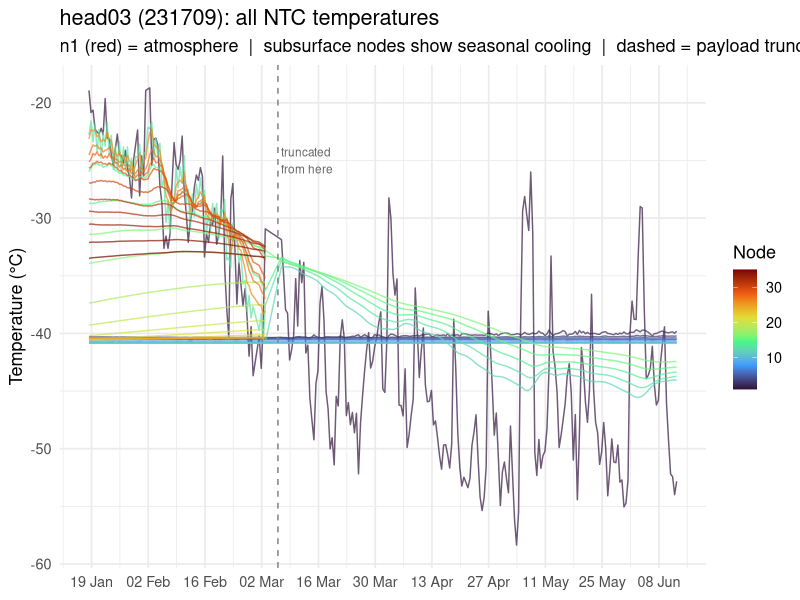
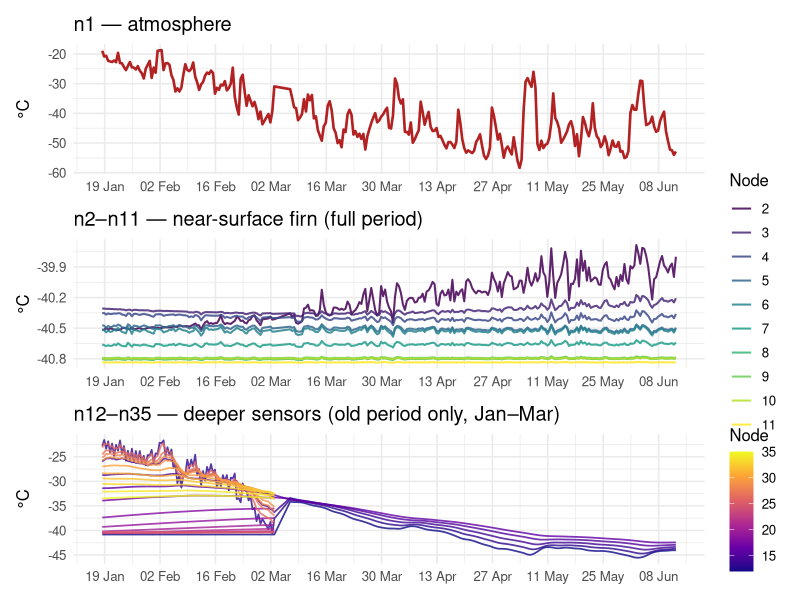
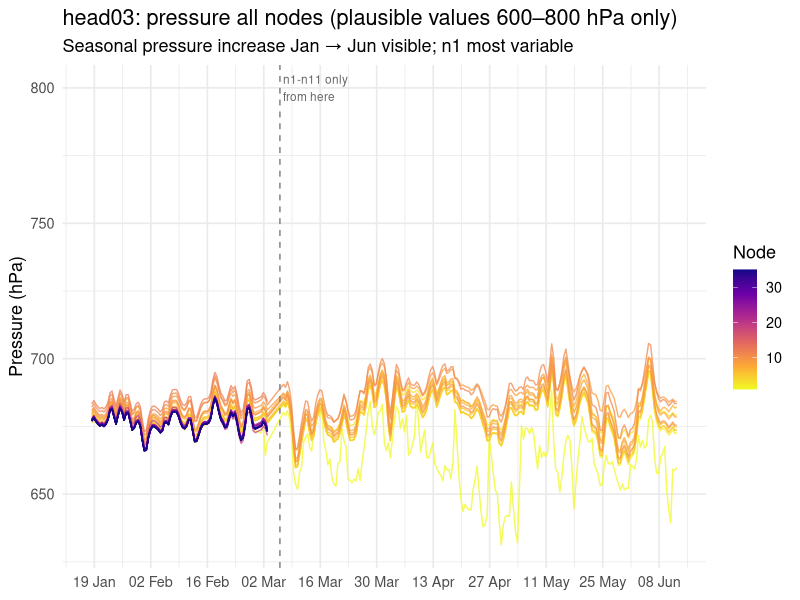
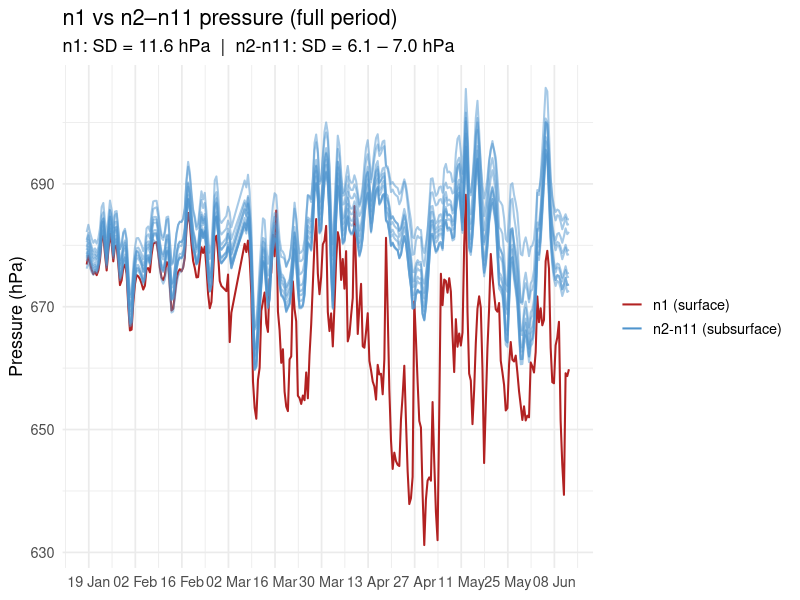
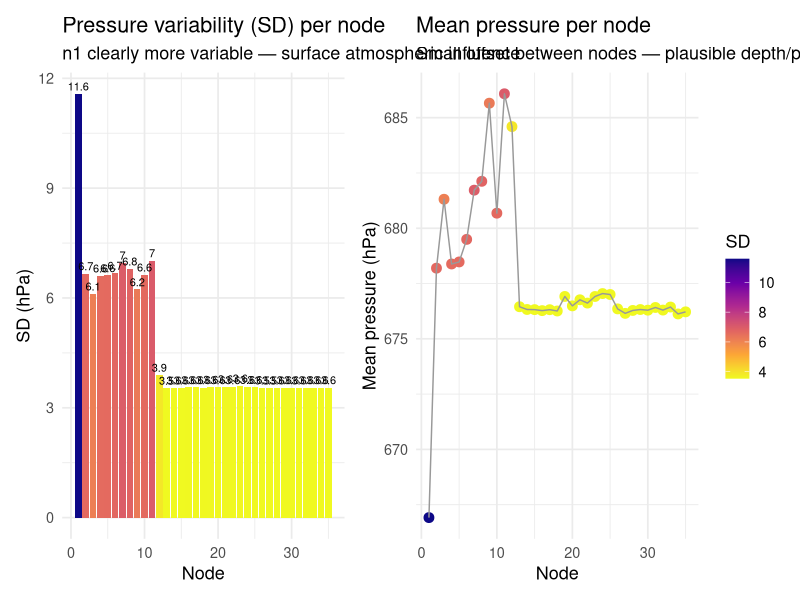
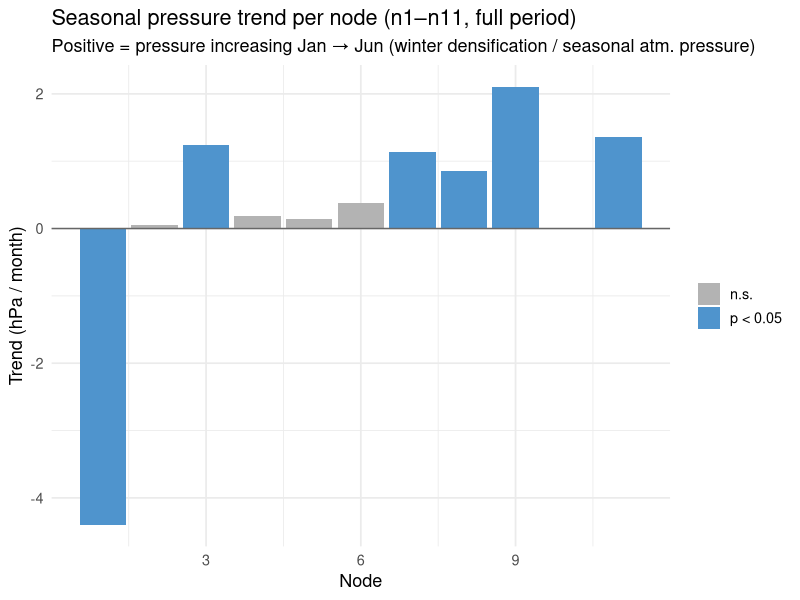
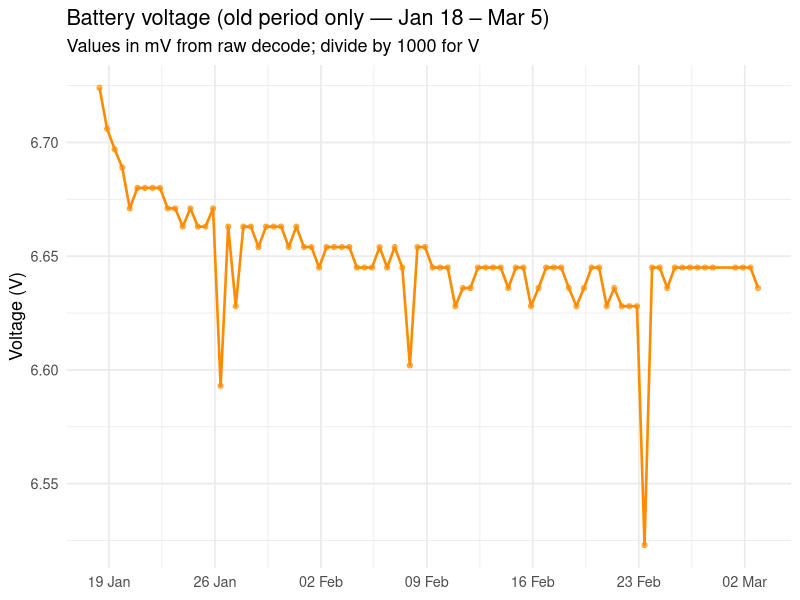

The R source for these figures, in order:
## ---- chunk 1
library(readr)
library(dplyr)
library(tidyr)
library(ggplot2)
library(lubridate)
library(patchwork)

d <- read_csv("./data/decoded_head03_231709_combined.csv", show_col_types = FALSE) |>
  mutate(time_utc = as_datetime(time_utc))

# Payload coverage: old CSV = full 680-hex (all 35 nodes + battery_mv)
#                   new CSV = truncated 256-hex (n1-n11 valid, n12-n15 artefacts, n16-n35 NA)
CUTOFF_FULL <- as_datetime("2026-03-06 00:00:00", tz = "UTC")

d <- d |>
  mutate(
    full_payload = time_utc < CUTOFF_FULL,
    # Mask pressure artefacts: n12-n15 in new period have wrong values (>800 hPa)
    across(matches("^n(1[2-9]|[2-9][0-9])\\.pressure_hPa$"),
           ~ if_else(!full_payload, NA_real_, .x))
  )
## ---- chunk 2
ntc_cols <- grep("\\.ntc1_temp_C$", names(d), value = TRUE)
nodes_present <- as.integer(sub("n(\\d+)\\..*", "\\1",
                                 ntc_cols[sapply(ntc_cols, function(c) !all(is.na(d[[c]])))]))

ntc_long <- d |>
  select(time_utc, full_payload, all_of(ntc_cols)) |>
  pivot_longer(-c(time_utc, full_payload), names_to = "sensor", values_to = "temp_C") |>
  mutate(node = as.integer(sub("n(\\d+)\\..*", "\\1", sensor)),
         layer = case_when(node == 1  ~ "n1 (atmosphere)",
                           node <= 11 ~ "n2-11 (full period)",
                           TRUE       ~ "n12-35 (old period only)"))

ggplot(ntc_long |> filter(!is.na(temp_C), temp_C > -70),
       aes(time_utc, temp_C, colour = node, group = node)) +
  geom_line(linewidth = 0.5, alpha = 0.7) +
  scale_colour_viridis_c(option = "turbo", name = "Node") +
  scale_x_datetime(date_breaks = "2 weeks", date_labels = "%d %b") +
  geom_vline(xintercept = CUTOFF_FULL, linetype = "dashed", colour = "grey50") +
  annotate("text", x = CUTOFF_FULL, y = -25, label = " truncated\n from here",
           hjust = 0, size = 3, colour = "grey40") +
  labs(title = "head03 (231709): all NTC temperatures",
       subtitle = "n1 (red) = atmosphere  |  subsurface nodes show seasonal cooling  |  dashed = payload truncation starts",
       x = NULL, y = "Temperature (°C)") +
  theme_minimal(base_size = 13)
## ---- chunk 3
p_atm <- ggplot(ntc_long |> filter(node == 1, !is.na(temp_C)),
                aes(time_utc, temp_C)) +
  geom_line(colour = "firebrick", linewidth = 0.9) +
  scale_x_datetime(date_breaks = "2 weeks", date_labels = "%d %b") +
  labs(title = "n1 — atmosphere", x = NULL, y = "°C") +
  theme_minimal(base_size = 12)

p_firn <- ggplot(ntc_long |> filter(node > 1, node <= 11, !is.na(temp_C)),
                 aes(time_utc, temp_C, colour = factor(node), group = node)) +
  geom_line(linewidth = 0.7, alpha = 0.85) +
  scale_colour_viridis_d(option = "viridis", name = "Node") +
  scale_x_datetime(date_breaks = "2 weeks", date_labels = "%d %b") +
  labs(title = "n2–n11 — near-surface firn (full period)", x = NULL, y = "°C") +
  theme_minimal(base_size = 12)

p_deep <- ggplot(ntc_long |> filter(node > 11, !is.na(temp_C), temp_C > -70),
                 aes(time_utc, temp_C, colour = node, group = node)) +
  geom_line(linewidth = 0.6, alpha = 0.8) +
  scale_colour_viridis_c(option = "plasma", name = "Node") +
  scale_x_datetime(date_breaks = "2 weeks", date_labels = "%d %b") +
  labs(title = "n12–n35 — deeper sensors (old period only, Jan–Mar)",
       x = NULL, y = "°C") +
  theme_minimal(base_size = 12)

p_atm / p_firn / p_deep
## ---- chunk 4
p_cols <- grep("\\.pressure_hPa$", names(d), value = TRUE)

# Build long table; pressure already NA'd for artefact nodes in new period (setup chunk)
pres_long <- d |>
  select(time_utc, full_payload, all_of(p_cols)) |>
  pivot_longer(-c(time_utc, full_payload), names_to = "sensor", values_to = "hPa") |>
  mutate(node = as.integer(sub("n(\\d+)\\..*", "\\1", sensor))) |>
  filter(!is.na(hPa), hPa > 600, hPa < 800)  # keep only plausible range
## ---- chunk 5
ggplot(pres_long, aes(time_utc, hPa, colour = node, group = node)) +
  geom_line(linewidth = 0.5, alpha = 0.75) +
  scale_colour_viridis_c(option = "plasma", direction = -1, name = "Node") +
  scale_x_datetime(date_breaks = "2 weeks", date_labels = "%d %b") +
  geom_vline(xintercept = CUTOFF_FULL, linetype = "dashed", colour = "grey50") +
  annotate("text", x = CUTOFF_FULL, y = 800, label = " n1-n11 only\n from here",
           hjust = 0, size = 3, colour = "grey40") +
  labs(title = "head03: pressure all nodes (plausible values 600–800 hPa only)",
       subtitle = "Seasonal pressure increase Jan → Jun visible; n1 most variable",
       x = NULL, y = "Pressure (hPa)") +
  theme_minimal(base_size = 13)
## ---- chunk 6
pres_stats <- pres_long |>
  group_by(node) |>
  summarise(
    n          = n(),
    n_full_pay = sum(full_payload),
    mean_hPa   = mean(hPa, na.rm = TRUE),
    sd_hPa     = sd(hPa,   na.rm = TRUE),
    min_hPa    = min(hPa,  na.rm = TRUE),
    max_hPa    = max(hPa,  na.rm = TRUE),
    .groups    = "drop"
  )

pres_stats |>
  mutate(across(where(is.double), \(x) round(x, 2)),
         period = if_else(node <= 11, "full (Jan–Jun)", "old only (Jan–Mar)")) |>
  select(node, period, n, mean_hPa, sd_hPa, min_hPa, max_hPa) |>
  knitr::kable(
    col.names = c("Node", "Period", "N obs", "Mean (hPa)", "SD", "Min", "Max"),
    caption   = "Pressure statistics — all values within plausible range 600–800 hPa"
  )
## ---- chunk 7
# n1 vs n2-n11: is n1 genuinely more variable?
pres_n1_11 <- pres_long |> filter(node <= 11) |>
  mutate(group = if_else(node == 1, "n1 (surface)", "n2-n11 (subsurface)"))

ggplot(pres_n1_11, aes(time_utc, hPa, colour = group, group = node)) +
  geom_line(aes(alpha = group), linewidth = 0.7) +
  scale_colour_manual(values = c("n1 (surface)" = "firebrick",
                                  "n2-n11 (subsurface)" = "steelblue3"), name = NULL) +
  scale_alpha_manual(values = c("n1 (surface)" = 1, "n2-n11 (subsurface)" = 0.5),
                     guide = "none") +
  scale_x_datetime(date_breaks = "2 weeks", date_labels = "%d %b") +
  labs(title = "n1 vs n2–n11 pressure (full period)",
       subtitle = sprintf("n1: SD = %.1f hPa  |  n2-n11: SD = %.1f – %.1f hPa",
         pres_stats$sd_hPa[pres_stats$node == 1],
         min(pres_stats$sd_hPa[pres_stats$node %in% 2:11]),
         max(pres_stats$sd_hPa[pres_stats$node %in% 2:11])),
       x = NULL, y = "Pressure (hPa)") +
  theme_minimal(base_size = 13)
## ---- chunk 8
p_sd <- ggplot(pres_stats, aes(node, sd_hPa)) +
  geom_col(aes(fill = sd_hPa), show.legend = FALSE) +
  geom_text(aes(label = round(sd_hPa, 1)), vjust = -0.4, size = 2.8) +
  scale_fill_viridis_c(option = "plasma", direction = -1) +
  labs(title = "Pressure variability (SD) per node",
       subtitle = "n1 clearly more variable — surface atmospheric influence",
       x = "Node", y = "SD (hPa)") +
  theme_minimal(base_size = 13)

p_mean <- ggplot(pres_stats, aes(node, mean_hPa)) +
  geom_point(aes(colour = sd_hPa), size = 3) +
  geom_line(colour = "grey60", linewidth = 0.5) +
  scale_colour_viridis_c(option = "plasma", direction = -1, name = "SD") +
  labs(title = "Mean pressure per node",
       subtitle = "Small offset between nodes — plausible depth/position differences",
       x = "Node", y = "Mean pressure (hPa)") +
  theme_minimal(base_size = 13)

p_sd | p_mean
## ---- chunk 9
# Fit linear trend per node (n1-n11 full period)
pres_trends <- pres_long |>
  filter(node <= 11) |>
  mutate(t_days = as.numeric(difftime(time_utc, min(time_utc), units = "days"))) |>
  group_by(node) |>
  summarise(
    slope_hPa_month = coef(lm(hPa ~ t_days))[2] * 30,
    pval            = summary(lm(hPa ~ t_days))$coefficients[2, 4],
    .groups = "drop"
  ) |>
  mutate(sig = pval < 0.05)

ggplot(pres_trends, aes(node, slope_hPa_month, fill = sig)) +
  geom_col() +
  geom_hline(yintercept = 0, colour = "grey40") +
  scale_fill_manual(values = c("FALSE" = "grey70", "TRUE" = "steelblue3"),
                    labels = c("n.s.", "p < 0.05"), name = NULL) +
  labs(title = "Seasonal pressure trend per node (n1–n11, full period)",
       subtitle = "Positive = pressure increasing Jan → Jun (winter densification / seasonal atm. pressure)",
       x = "Node", y = "Trend (hPa / month)") +
  theme_minimal(base_size = 13)
## ---- chunk 10
batt <- d |> filter(!is.na(battery_mv)) |>
  mutate(battery_V = battery_mv / 1000)

cat("battery_mv range:", range(d$battery_mv, na.rm=TRUE), "\n")

ggplot(batt, aes(time_utc, battery_V)) +
  geom_line(colour = "darkorange", linewidth = 0.9) +
  geom_point(colour = "darkorange", size = 1.5, alpha = 0.6) +
  scale_x_datetime(date_breaks = "1 week", date_labels = "%d %b") +
  labs(title = "Battery voltage (old period only — Jan 18 – Mar 5)",
       subtitle = "Values in mV from raw decode; divide by 1000 for V",
       x = NULL, y = "Voltage (V)") +
  theme_minimal(base_size = 13)
## ---- chunk 11
# Show which nodes have data in which period
ntc_all <- grep("\\.ntc1_temp_C$", names(d), value=TRUE)
completeness <- tibble(
  node = as.integer(sub("n(\\d+)\\..*","\\1", ntc_all)),
  n_old = sapply(ntc_all, function(c)
    sum(!is.na(d[[c]]) & d$time_utc < CUTOFF_FULL)),
  n_new = sapply(ntc_all, function(c)
    sum(!is.na(d[[c]]) & d$time_utc >= CUTOFF_FULL))
) |>
  mutate(
    has_pressure = node %in% as.integer(sub("n(\\d+)\\..*","\\1", p_cols)),
    status = case_when(
      n_old > 0 & n_new > 0 ~ "full period",
      n_old > 0 & n_new == 0 ~ "old period only",
      TRUE ~ "no data"
    )
  )

completeness |>
  filter(n_old > 0 | n_new > 0) |>
  knitr::kable(
    col.names = c("Node", "N (Jan–Mar)", "N (Mar–Jun)", "Has pressure", "Coverage"),
    caption   = "Data availability per node. Old period = untruncated payload (all nodes). New period = truncated (n1-n11 only)."
  )
